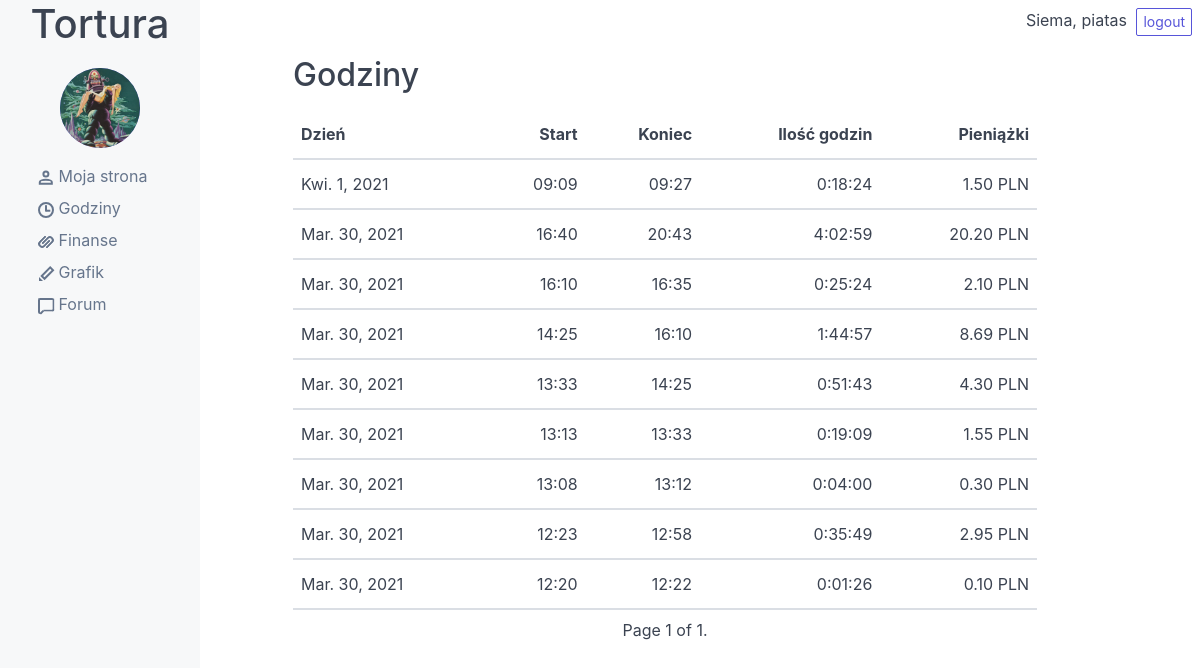
The app's page /hours/ (signed in), older data.
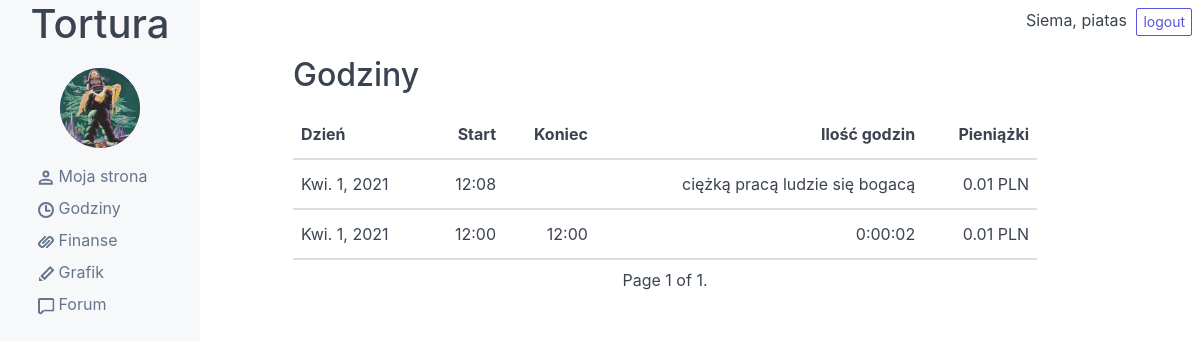
The same page, newer data.
### articles/models.py (models this page shows, shortened)
class Profile(models.Model):
    user = models.OneToOneField(User, null=True, on_delete=models.CASCADE)
    image = models.ImageField(default='default.jpg', upload_to='profile_pics')
    rate = models.FloatField(null=True)
    logged = models.BooleanField(default=False)

class HoursWorked(models.Model):
    user = models.ForeignKey(User, on_delete=models.SET_NULL, null=True)
    day = models.DateField(auto_now_add=True)
    start = models.DateTimeField()
    finish = models.DateTimeField(null=True)
    salary = models.FloatField(null=True, default=0.0)
    objects = HoursWorkedManager()
    class Meta:
        ordering = ['-day', '-start']
    def duration(self):
        if self.finish:
            return str(self.finish - self.start).split('.')[0]
        return 'ciężką pracą ludzie się bogacą'

### articles/views.py (the view)
# urls.py: path('hours/', HoursListView.as_view(), name='hours'),
class HoursListView(LoginRequiredMixin, ListView):
    template_name = 'articles/hours.html'
    paginate_by = 10
    model = HoursWorked
    def get_queryset(self):
        return HoursWorked.objects.filter(user=self.request.user)

### articles/templates/articles/hours.html (shortened to what this page needs)
{% extends 'base.html' %}
{% block content %}
<h2>Godziny</h2>
<div style="margin-top: 15px;">
    <table class="table table-hover">
        <thead>
            <tr>
                <th>Dzień</th>
                <th style="text-align: right;">Start</th>
                <th style="text-align: right;">Koniec</th>
                <th style="text-align: right;">Ilość godzin</th>
                <th style="text-align: right;">Pieniążki</th>
            </tr>
        </thead>
        <tbody>
            {% for day in page_obj %}
            <tr>
                <th class="table-font">{{ day.day }}</th>
                <th class="table-font" style="text-align: right;">{{day.start|time:"H:i"}}</th>
                <th class="table-font" style="text-align: right;">{{day.finish|time:"H:i"}}</th>
                <th class="table-font" style="text-align: right;">{{ day.duration}}</th>
                <th class="table-font" style="text-align: right;">
                    {% if day.salary %}
                    {{ day.salary|floatformat:2}} PLN
                    {% else %}
                    0.01 PLN
                    {% endif %}
                </th>
            </tr>
            {% endfor %}
        </tbody>
    </table>
<div class="pagination" style="justify-content: center;">
    <span class="step-links">
        <span class="current">
            Page {{ page_obj.number }} of {{ page_obj.paginator.num_pages }}.
        </span>
    </span>
</div>
{% endblock %}

### templates/base.html (shortened to what this page needs)
{% load static %}
<!DOCTYPE html>
<html>
    <head>
        <link rel="stylesheet" href="{% static 'articles/css/spectre.css' %}">
        <link rel="stylesheet" href="{% static 'articles/css/spectre-exp.css' %}">
        <link rel="stylesheet" href="{% static 'articles/css/spectre-icons.css' %}">
        <link rel="stylesheet" href="{% static 'articles/css/style.css' %}">
    </head>
    <body>
        <div class="off-canvas off-canvas-sidebar-show body">
            <div id="sidebar-id" class="off-canvas-sidebar navbar-body">
                <div class="navbar-header">
                    <h1>Tortura</h1>
                    <figure class="avatar avatar-size">
                        <img class="icon icon-file" src="{{ user.profile.image.url }}" />
                    </figure>
                </div>
                <div class="navbar-menu mt-2">
                    <ul class="nav">
                        <li class="nav-item">
                            <a href="{% url 'articles:my-site' %}">
                                <i class="icon icon-people"></i>
                                Moja strona
                            </a>
                        </li>
                        <li class="nav-item">
                            <a href="{% url 'articles:hours' %}">
                                <i class="icon icon-time"></i>
                                Godziny
                            </a>
                        </li>
                        <li class="nav-item">
                            <a href="{% url 'articles:finance' %}">
                                <i class="icon icon-link"></i>
                                Finanse
                            </a>
                        </li>
                        <li class="nav-item">
                            <a href="{% url 'articles:schedule' %}">
                                <i class="icon icon-edit"></i>
                                Grafik
                            </a>
                        </li>
                        <li class="nav-item">
                            <a href="{% url 'articles:home' %}">
                                <i class="icon icon-message"></i>
                                Forum
                            </a>
                        </li>
                    </ul>
                </div>
            </div>
            <div class="off-canvas-content">
                <header>
                    <div class="top">
                        <span>Siema, {{ request.user }}</span>
                        <span style="margin-left: 5px">
                            <a class="btn btn-sm" href="{% url 'logout' %}"> logout </a>
                        </span>
                    </div>
                </header>
                <div class="off-canvas content-overflow" style="margin-top: 20px;">
                    <div class="container col-10 col-md-11" style="margin-left: 5px;">
                        {% block content %}
                        {% endblock %}
                    </div>
                </div>
            </div>
        </div>
    </body>
</html>

### articles/static/articles/css/spectre.css (style rules this page uses)
html { font-family: sans-serif; -webkit-text-size-adjust: 100%; -ms-text-size-adjust: 100%; }
body { margin: 0; }
article, aside, footer, header, nav, section { display: block; }
h1 { font-size: 2em; margin: .67em 0; }
figcaption, figure, main { display: block; }
a { background-color: transparent; -webkit-text-decoration-skip: objects; }
img { border-style: none; }
*, *::before, *::after { box-sizing: inherit; }
html { box-sizing: border-box; font-size: 20px; line-height: 1.5; -webkit-tap-highlight-color: transparent; }
body { background: #fff; color: #3b4351; font-family: -apple-system, system-ui, BlinkMacSystemFont, "Segoe UI", Roboto, "Helvetica Neue", sans-serif; font-size: .8rem; overflow-x: hidden; text-rendering: optimizeLegibility; }
a { color: #5755d9; outline: none; text-decoration: none; }
h1, h2, h3, h4, h5, h6 { color: inherit; font-weight: 500; line-height: 1.2; margin-bottom: .5em; margin-top: 0; }
h1, .h1 { font-size: 2rem; }
h2, .h2 { font-size: 1.6rem; }
a, ins, u { -webkit-text-decoration-skip: ink edges; text-decoration-skip: ink edges; }
ul, ol { margin: .8rem 0 .8rem .8rem; padding: 0; }
ul li, ol li { margin-top: .4rem; }
ul { list-style: disc inside; }
.table { border-collapse: collapse; border-spacing: 0; text-align: left; width: 100%; }
.table td, .table th { border-bottom: .05rem solid #dadee4; padding: .6rem .4rem; }
.table th { border-bottom-width: .1rem; }
.btn { -webkit-appearance: none; -moz-appearance: none; appearance: none; background: #fff; border: .05rem solid #5755d9; border-radius: .1rem; color: #5755d9; cursor: pointer; display: inline-block; font-size: .8rem; height: 1.8rem; line-height: 1.2rem; outline: none; padding: .25rem .4rem; text-align: center; text-decoration: none; transition: background .2s, border .2s, box-shadow .2s, color .2s; -webkit-user-select: none; -moz-user-select: none; -ms-user-select: none; user-select: none; vertical-align: middle; white-space: nowrap; }
.btn.btn-sm { font-size: .7rem; height: 1.4rem; padding: .05rem .3rem; }
.container { margin-left: auto; margin-right: auto; padding-left: .4rem; padding-right: .4rem; width: 100%; }
.col-10 { width: 83.33333333%; }
.avatar { background: #5755d9; border-radius: 50%; color: rgba(255, 255, 255, .85); display: inline-block; font-size: .8rem; font-weight: 300; height: 1.6rem; line-height: 1.25; margin: 0; position: relative; vertical-align: middle; width: 1.6rem; }
.avatar img { border-radius: 50%; height: 100%; position: relative; width: 100%; z-index: 1; }
.nav { display: -ms-flexbox; display: flex; -ms-flex-direction: column; flex-direction: column; list-style: none; margin: .2rem 0; }
.nav .nav-item a { color: #66758c; padding: .2rem .4rem; text-decoration: none; }
.pagination { display: -ms-flexbox; display: flex; list-style: none; margin: .2rem 0; padding: .2rem 0; }
.mt-2 { margin-top: .4rem !important; }

### articles/static/articles/css/spectre-exp.css (style rules this page uses)
.off-canvas { display: -ms-flexbox; display: flex; -ms-flex-flow: nowrap; flex-flow: nowrap; height: 100%; position: relative; width: 100%; }
.off-canvas .off-canvas-sidebar { background: #f7f8f9; bottom: 0; left: 0; min-width: 10rem; overflow-y: auto; position: fixed; top: 0; transform: translateX(-100%); transition: transform .25s; z-index: 200; }
.off-canvas .off-canvas-content { -ms-flex: 1 1 auto; flex: 1 1 auto; height: 100%; padding: .4rem .4rem .4rem 4rem; }
@media (min-width: 960px) { .off-canvas.off-canvas-sidebar-show .off-canvas-sidebar { -ms-flex: 0 0 auto; flex: 0 0 auto; position: relative; transform: none; } }

### articles/static/articles/css/style.css (style rules this page uses)
.table-font { font-weight: normal; }
.navbar-menu { margin-left: 30px; }
.navbar-header { text-align: center; }
.navbar-body { min-height: 100vh; }
.content-overflow { overflow: auto; height: 90vh; }
.body { overflow: hidden; height: 100vh; }
.top { text-align: right; }
.avatar-size { height: 4rem; width: 4rem; }
@media (min-width: 760px) { .off-canvas.off-canvas-sidebar-show .off-canvas-sidebar { -ms-flex: 0 0 auto; flex: 0 0 auto; position: relative; transform: none; } }

Row changes from the older to the newer data that the page shows:
removed HoursWorked: day "Kwi. 1, 2021", start "09:09", finish "09:27", duration "0:18:24", salary "1.50"
removed HoursWorked: day "Mar. 30, 2021", start "16:40", finish "20:43", duration "4:02:59", salary "20.20"
removed HoursWorked: day "Mar. 30, 2021", start "16:10", finish "16:35", duration "0:25:24", salary "2.10"
removed HoursWorked: day "Mar. 30, 2021", start "14:25", finish "16:10", duration "1:44:57", salary "8.69"
removed HoursWorked: day "Mar. 30, 2021", start "13:33", finish "14:25", duration "0:51:43", salary "4.30"
removed HoursWorked: day "Mar. 30, 2021", start "13:13", finish "13:33", duration "0:19:09", salary "1.55"
removed HoursWorked: day "Mar. 30, 2021", start "13:08", finish "13:12", duration "0:04:00", salary "0.30"
removed HoursWorked: day "Mar. 30, 2021", start "12:23", finish "12:58", duration "0:35:49", salary "2.95"
removed HoursWorked: day "Mar. 30, 2021", start "12:20", finish "12:22", duration "0:01:26", salary "0.10"
added HoursWorked: day "Kwi. 1, 2021", start "12:08", duration "ciężką pracą ludzie się bogacą", salary "0.01 PLN"
added HoursWorked: day "Kwi. 1, 2021", start "12:00", finish "12:00", duration "0:00:02", salary "0.01 PLN"
